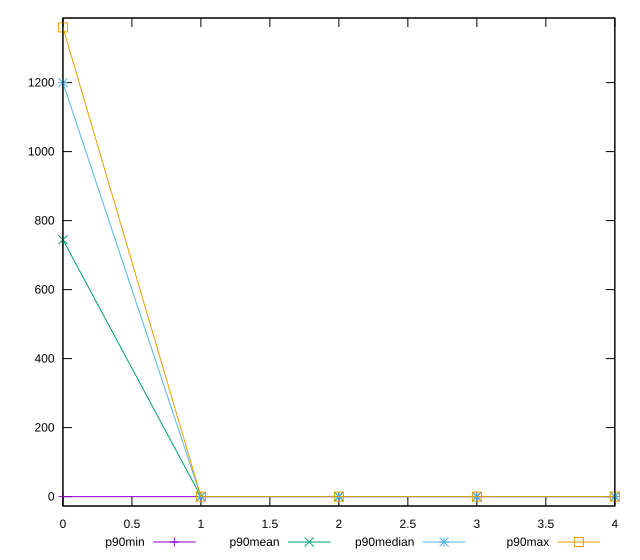

Source code (gnuplot):
reset

$p90Min <<EOF
0 0
1 0
2 0
3 0
4 0
EOF

$p90Mean <<EOF
0 744.468085106383
1 0
2 0
3 0
4 0
EOF

$p90Median <<EOF
0 1200
1 0
2 0
3 0
4 0
EOF

$p90Max <<EOF
0 1360
1 0
2 0
3 0
4 0
EOF

set key outside below
set xrange [0:4]
set yrange [-27.2:1387.2]
set trange [-27.2:1387.2]
set terminal svg size 640, 560 enhanced background rgb 'white'
set output "report_00025_2021-02-22T21:38:55.199Z/offscreen-images/progression/value.svg"

plot $p90Min title "p90min" with linespoints, \
     $p90Mean title "p90mean" with linespoints, \
     $p90Median title "p90median" with linespoints, \
     $p90Max title "p90max" with linespoints

reset
